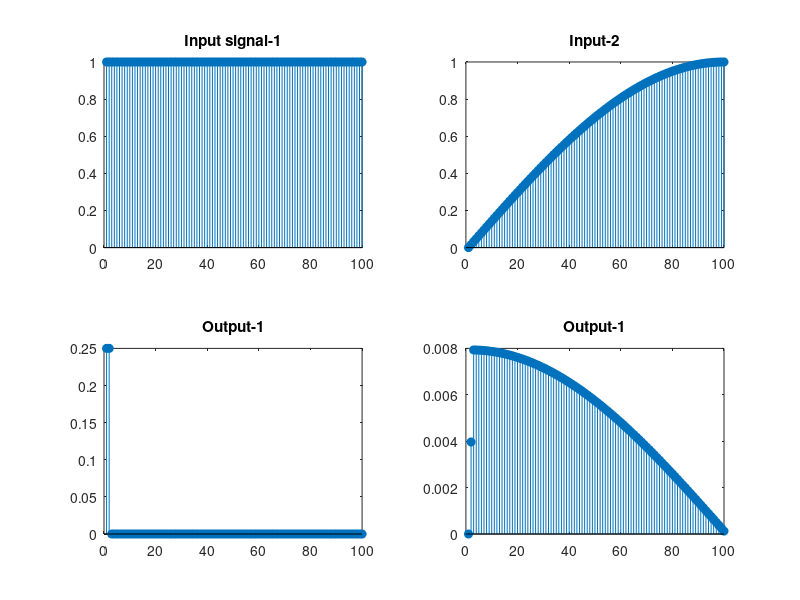

MATLAB code to generate this figure:
%Linear convolution
clc
clear all
close all
%Define the input signal
x1=ones(1,100);
n=linspace(0,1,100);
x2=sin(2*pi/4*n);
%Define the impulse responses
h1=[0.5,0.5];       %LPF
h2=[0.5,-0.5];     %HPF
h=conv(h1,h2);      %BPF
%Obtain the outputs
y1=conv(x1,h);
y2=conv(x2,h);
%Plotting the results
subplot(2,2,1),stem(x1,'filled'),
title('Input signal-1'),
subplot(2,2,2),stem(x2,'filled'),
title('Input-2'),
subplot(2,2,3),stem(y1(1:length(x1)),'filled'),
title('Output-1'),
subplot(2,2,4),stem(y2(1:length(x2)),'filled'),
title('Output-1'),
